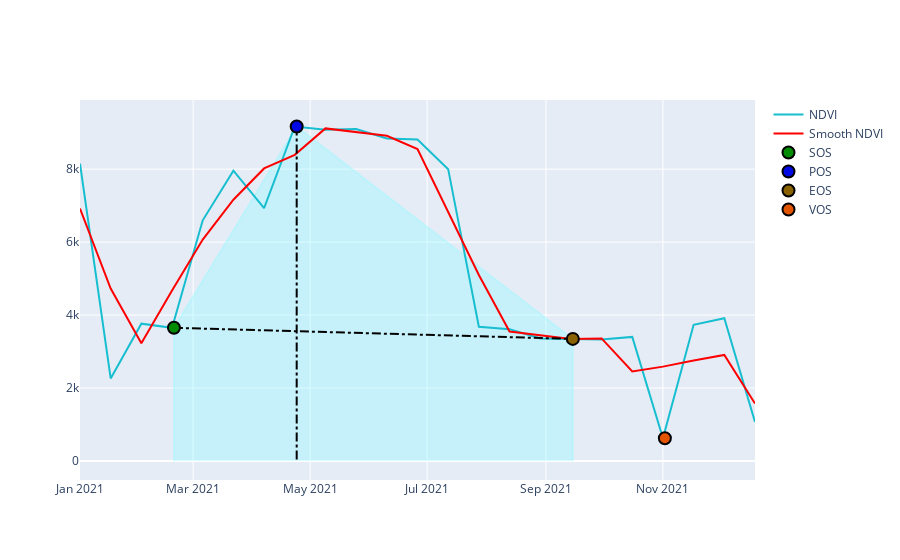

Notebook code cell kept with this figure:
### Markdown cell above
# Visualizing the Time Series with Phenological Metrics in Matplotlib
<hr style="border:1px solid #0077b9;">

If you have Matplotlib and Numpy installed, it is possible to plot the time series with the `plot_phenometrics` function:

### Code cell
plot_phenometrics(datacube, pm)

### Figure 1 — Plotly figure (JSON) as saved in the notebook; plotly's stock layout.template omitted (floating-point values rounded to 4 significant figures)
{"data": [{"fill": "toself", "fillcolor": "rgba(153, 247, 254, 0.4)", "line": {"color": "rgba(153, 247, 254, 0.4)"}, "mode": "lines", "name": "LIOS", "showlegend": false, "type": "scatter", "x": ["2021-02-19", "2021-02-19", "2021-04-24", "2021-09-15", "2021-09-15"], "y": [0, 3651, 9169, 3347, 0]}, {"line": {"color": "#17BECF"}, "name": "NDVI", "type": "scatter", "x": ["2021-01-01", "2021-01-17", "2021-02-02", "2021-02-18", "2021-03-06", "2021-03-22", "2021-04-07", "2021-04-23", "2021-05-09", "2021-05-25", "2021-06-10", "2021-06-26", "2021-07-12", "2021-07-28", "2021-08-13", "2021-08-29", "2021-09-14", "2021-09-30", "2021-10-16", "2021-11-01", "2021-11-17", "2021-12-03", "2021-12-19"], "y": [8152, 2262, 3764, 3651, 6597, 7960, 6929, 9169, 9083, 9099, 8840, 8810, 7999, 3679, 3614, 3358, 3347, 3330, 3402, 624, 3735, 3914, 1070]}, {"line": {"color": "#ff0000"}, "name": "Smooth NDVI", "type": "scatter", "x": ["2021-01-01", "2021-01-17", "2021-02-02", "2021-02-18", "2021-03-06", "2021-03-22", "2021-04-07", "2021-04-23", "2021-05-09", "2021-05-25", "2021-06-10", "2021-06-26", "2021-07-12", "2021-07-28", "2021-08-13", "2021-08-29", "2021-09-14", "2021-09-30", "2021-10-16", "2021-11-01", "2021-11-17", "2021-12-03", "2021-12-19"], "y": [6920.0, 4726.0, 3226.0, 4671.0, 6069.0, 7162.0, 8019.0, 8394.0, 9117.0, 9007.0, 8916.0, 8550.0, 6829.0, 5097.0, 3550.0, 3440.0, 3345.0, 3360.0, 2452.0, 2587.0, 2758.0, 2906.0, 1574.0]}, {"line": {"color": "#000000", "dash": "dashdot"}, "mode": "lines", "name": "LOS", "showlegend": false, "type": "scatter", "x": ["2021-02-19", "2021-09-15"], "y": [3651, 3347]}, {"line": {"color": "#000000", "dash": "dashdot"}, "mode": "lines", "name": "AOS", "showlegend": false, "type": "scatter", "x": ["2021-04-24", "2021-04-24"], "y": [9169, 0]}, {"marker": {"color": "#008c00", "line": {"color": "#000000", "width": 2}, "size": 12}, "mode": "markers", "name": "SOS", "type": "scatter", "x": ["2021-02-19"], "y": [3651]}, {"marker": {"color": "#0009e3", "line": {"color": "#000000", "width": 2}, "size": 12}, "mode": "markers", "name": "POS", "type": "scatter", "x": ["2021-04-24"], "y": [9169]}, {"marker": {"color": "#8a6100", "line": {"color": "#000000", "width": 2}, "size": 12}, "mode": "markers", "name": "EOS", "type": "scatter", "x": ["2021-09-15"], "y": [3347]}, {"marker": {"color": "#e35400", "line": {"color": "#000000", "width": 2}, "size": 12}, "mode": "markers", "name": "VOS", "type": "scatter", "x": ["2021-11-02"], "y": [624]}], "layout": {}}
